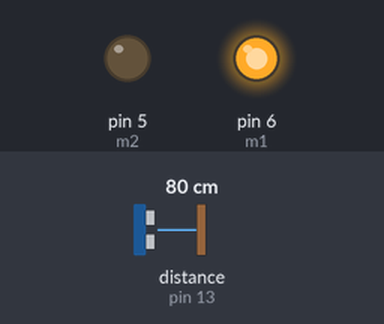
A sketch run on a simulated Arduino Uno, built with avr-gcc and run on an emulated ATmega328P. Shown: output pins drawn as LEDs (lit = HIGH). Wiring (inferred from the names in the program): ultrasonic range finder: trigger pin 12; echo pin 13. Inputs (shaded band) come from the test bench; at power-on: distance to the obstacle (sensor on pin 13) 80 cm. The echo pulse lasts 58.3 µs per cm; pins used as bus, display or sensor lines are not drawn; what the sketch prints to the serial monitor is not drawn.

Above: at 1.2 s.
1.3 s: distance to the obstacle (sensor on pin 13) set to 12 cm
2.8 s: distance to the obstacle (sensor on pin 13) set to 9 cm
At 4.0 s:
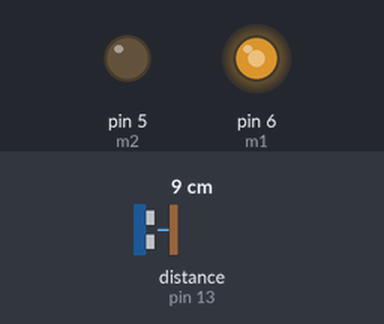
4.3 s: distance to the obstacle (sensor on pin 13) set to 18 cm
At 5.0 s:
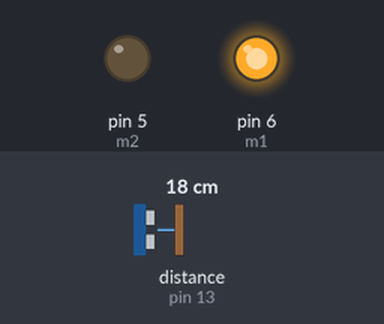
Timing chart, 0 to 7.3 s (numbered marks = the images above; inputs shaded):
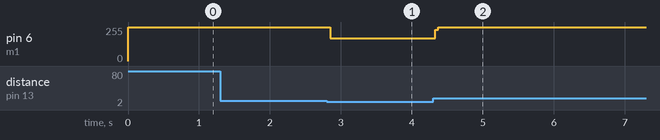

Measured:
- the behaviour switches between 11 and 10 cm on distance to the obstacle (sensor on pin 13) (found by bisection; images 0 and 1)
- after the input at 2.8 s, pin 6 (m1): 255/255 → 171/255 after 0.05 s
- after the input at 4.3 s, pin 6 (m1): 171/255 → 255/255 at once

The sketch:

pot_hole.ino
```cpp
int echo=13;
int trig=12;

int d=0;


int m1=6;
int m2=5;

void setup() {
//  pinMode(buzz,OUTPUT);
  pinMode(echo, INPUT);
  pinMode(trig, OUTPUT);
  pinMode(m1,OUTPUT);
  pinMode(m2,OUTPUT);
  Serial.begin(9600);

  digitalWrite(m1,HIGH);
  digitalWrite(m2,LOW);
  // put your setup code here, to run once:

}

void loop()
{
  distance();
  if(d<10)
  {
    //digitalWrite(m1,HIGH);
    digitalWrite(m2,LOW);

    digitalWrite(m1,LOW);
    delay(1);
        digitalWrite(m1,HIGH);
    digitalWrite(m2,LOW);
  }
 // else
  {


  }
  // p1ut your main code here, to run repeatedly:

}
void distance()
{
  digitalWrite(trig, LOW);
  delayMicroseconds(2);
  digitalWrite(trig, HIGH);
  delayMicroseconds(10);
  digitalWrite(trig, LOW);
  d = pulseIn(echo, HIGH); //Listen for echo
  d = (d / 58.138); //convert to CM then to inches
  //if(d<2)
  //d=0;
  Serial.println(d);
  //int data = d;

}
```
